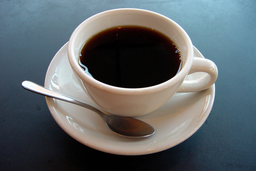
#> input picture lab_03/images/cup.png, 256 x 171 px, shrunk from 1200 x 800 before the run
$ python gauss_denoising_demo.py --input ../../lab_03/images/cup.png
#> lines starting #> are read from the running program, lines starting #| are printed output that depends on the picture; long printed decimals are rounded
### lab_02/src/processing/utils.py
import numpy as np
import cv2 as cv
import math
import matplotlib.pyplot as plt

def clamp_bgr_pixel(colors, value):
    b_result = max(min(colors[0] + value, 255), 0)
    g_result = max(min(colors[1] + value, 255), 0)
    r_result = max(min(colors[2] + value, 255), 0)
    return (b_result, g_result, r_result)

def clamp_coords(coords, min_value, max_value):
    return max(min(coords, max_value), min_value)

def MSE(img1, img2):
   h, w = img1.shape[:2]
   img2 = cv.resize(img2, (w, h))
   mse = np.mean((np.float32(cv.absdiff(img1, img2))) ** 2)
   return mse

def PSNR(img1, img2):
   epsilon = 1e-10
   mse = MSE(img1, img2)
   if mse < epsilon:
       return 0
   else:
        psnr = 10.0 * np.log10((255.0 * 255.0) / mse)
        return psnr

def intensity(bgr_color):
   return np.dot(bgr_color, [0.11, 0.59, 0.3])

def random_normal(mean, var, shape):
    gaussian = np.zeros(shape=shape, dtype='int16')
    gaussian = gaussian.reshape(-1)
    odd = False
    rng = np.random.RandomState()
    if len(gaussian) % 2 == 1:
        odd = True
    half = len(gaussian) // 2

    u1s, u2s = rng.uniform(size=half + 1), rng.uniform(size=half + 1)
    ss = -np.log(u1s)
    thetas = 2 * math.pi * u2s
    rs = np.sqrt(2 * ss) * var
    xs, ys = rs*np.cos(thetas) + mean, rs*np.sin(thetas) + mean

    for i in range(0, half):
        gaussian[2 * i] = xs[i]
        gaussian[2 * i + 1] = ys[i]
    if odd:
        gaussian[-1] = xs[-1]
    gaussian = gaussian.reshape(shape)
    return gaussian

def view_histogram(image, title):
    b_hist = np.zeros(shape=(256,), dtype=int)
    g_hist = np.zeros(shape=(256,), dtype=int)
    r_hist = np.zeros(shape=(256,), dtype=int)
    h, w, _ = image.shape
    for y in range(h):
        for x in range(w):
            b_hist[image[y, x][0]] += 1
            g_hist[image[y, x][1]] += 1
            r_hist[image[y, x][2]] += 1
    fig, ax = plt.subplots()
    ax.plot(range(0, 256), r_hist, color='r')
    ax.plot(range(0, 256), g_hist, color='g')
    ax.plot(range(0, 256), b_hist, color='b')
    ax.set_title(title)
    plt.show()

### lab_02/src/processing/gauss_noise_generator.py
from processing.utils import *

def gaussian_noise(image, mean, var):
    height, width = image.shape[:2]
    gaussian = random_normal(mean, var, (height, width))
    noisy_image = np.zeros(shape=(height, width, 3), dtype='uint8')
    for y in range(height):
        for x in range(width):
            noisy_image[y, x,] = clamp_bgr_pixel(image[y, x], gaussian[y, x])
    return noisy_image

### lab_02/src/processing/gauss_denoising.py
import numpy as np
import cv2 as cv
from processing.utils import *

def calculate_gaussian_kernel(radius: int, sigma: float):
    size = int(2 * radius + 1)
    values_range = range(-radius, radius + 1)
    grid = np.array([[i * i + j * j for i in values_range] for j in values_range])
    np.transpose(grid)
    kernel = np.exp(-grid / (2.0 * sigma * sigma))
    kernel = kernel / np.sum(kernel)
    return kernel

def calculate_pixel_color(image, x: int, y: int, kernel, radius: int):
    new_color = np.array([0, 0, 0])
    h, w, c = image.shape
    values_range = range(-radius, radius + 1)
    for j in values_range:
        for i in values_range:
            curr_color = image[max(min(y + i, h - 1), 0)][max(min(x + j, w - 1), 0)]
            new_color = new_color + curr_color * kernel[j + radius][i + radius]
    return clamp_bgr_pixel(new_color, 0)

def gauss_denoising(image, radius: int, sigma: float):
    kernel = calculate_gaussian_kernel(radius, sigma)
    height, width = image.shape[:2]
    result_image = np.zeros(shape=(height, width, 3), dtype='uint8')
    for y in range(height):
        for x in range(width):
            result_image[y, x] = calculate_pixel_color(image, x, y, kernel, radius)
    return result_image

def GAUSS_DENOISING(image, radius: int):
    result_image = cv.GaussianBlur(image, (radius, radius), 0)
    return result_image

### lab_02/src/gauss_denoising_demo.py
import sys
import argparse
from time import perf_counter
from processing.gauss_denoising import *
from processing.gauss_noise_generator import *

def build_argparser():
    parser = argparse.ArgumentParser()
    parser.add_argument('-i', '--input', help = 'Path to image',
        required = True, type = str, nargs = '+', dest = 'input')
    parser.add_argument('-r', '--radius', help = 'Radius of gaussian kernel (default: 3)',
        required = False, type = int, default = 3, nargs = '?', dest = 'radius')
    parser.add_argument('-m', '--mean', help = 'Mean of gaussian distribution (default: 0)',
        required = False, type = float, default = 0.0, nargs = '?', dest = 'mean')
    parser.add_argument('-s', '--sigma', help = 'Standard deviation of gaussian distribution (default: 20)',
        required = False, type = float, default = 20.0, nargs = '?', dest = 'sigma')
    return parser

def apply_gauss_denoising(image, radius, mean, sigma):
    noisy_image = gaussian_noise(image, mean, sigma)
    start = perf_counter()
    denoised_image = gauss_denoising(noisy_image, radius, 0.3 * ((radius - 1) * 0.5 - 1) + 0.8)
    finish = perf_counter()
    processing_time_gauss = finish - start

    cv.imshow("Noisy Image", noisy_image)
    cv.waitKey(0)
    cv.destroyAllWindows()
    view_histogram(image, "Histogram (Noisy Image)")

    cv.imshow("Filtered Image", denoised_image)
    cv.waitKey(0)
    cv.destroyAllWindows()
    view_histogram(image, "Histogram (Filtered Image)")

    affinity = [MSE(image, denoised_image), PSNR(image, denoised_image)]
    return (processing_time_gauss, affinity)

def apply_GAUSS_DENOISING(image, radius, mean, sigma):
    noisy_image = gaussian_noise(image, mean, sigma)
    start = perf_counter()
    denoised_image = GAUSS_DENOISING(noisy_image, radius)
    finish = perf_counter()
    processing_time_gauss = finish - start

    cv.imshow("Noisy Image", noisy_image)
    cv.waitKey(0)
    cv.destroyAllWindows()
    view_histogram(image, "Histogram (Noisy Image)")

    cv.imshow("Filtered Image", denoised_image)
    cv.waitKey(0)
    cv.destroyAllWindows()
    view_histogram(image, "Histogram (Filtered Image)")

    affinity = [MSE(image, denoised_image), PSNR(image, denoised_image)]
    return (processing_time_gauss, affinity)

def main():
    args = build_argparser().parse_args()
    image = cv.imread(args.input[0])
#> image is the input picture: shape (171, 256, 3); mean B, G, R 105, 101.6, 94.2
    cv.imshow("Image", image)
    cv.waitKey(0)
    cv.destroyAllWindows()
    view_histogram(image, "Histogram (Image)")
#> in view_histogram, `plt.show()`:
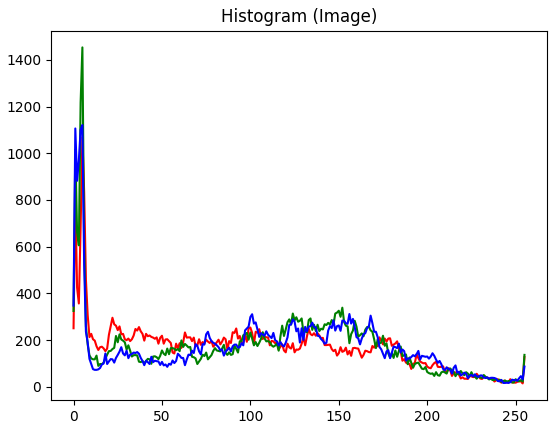
#> figure drawn by matplotlib, 1 panel; curve peaks at x = 5, y = 1068; curve peaks at x = 5, y = 1453; curve peaks at x = 5, y = 1121

    processing_time, affinity = apply_gauss_denoising(image, args.radius, args.mean, args.sigma)
#> the loop in gaussian_noise, `for y in range(height):` made 171 passes
#> after the loop in gaussian_noise, `for y in range(height):`:
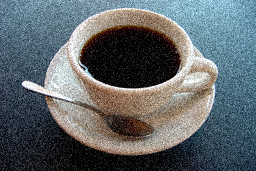
#> noisy_image: shape (171, 256, 3); mean B, G, R 105.9, 102.5, 95
#> after the loop in gauss_denoising, `for y in range(height):`:
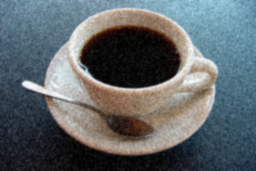
#> result_image: shape (171, 256, 3); mean B, G, R 105.4, 102, 94.5
    print("time: {}".format(processing_time))
#| time: 7.180
    print("MSE: {}".format(affinity[0]))
#| MSE: 87.555
    print("PSNR: {}".format(affinity[1]))
#| PSNR: 28.708

    processing_time, affinity = apply_GAUSS_DENOISING(image, args.radius, args.mean, args.sigma)
#> call 2 of gaussian_noise, with mean = 0, var = 20
#> after the loop in gaussian_noise (call 2), `for y in range(height):`:
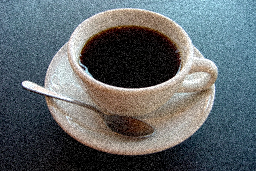
#> noisy_image: shape (171, 256, 3); mean B, G, R 105.9, 102.5, 95
#> in GAUSS_DENOISING, `result_image = cv.GaussianBlur(image, (radius, radius), 0)`:
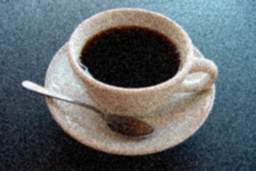
#> result_image: shape (171, 256, 3); mean B, G, R 105.9, 102.5, 95
    print("OpenCV:")
    print("time: {}".format(processing_time))
#| time: 0.004928
    print("MSE: {}".format(affinity[0]))
#| MSE: 88.594
    print("PSNR: {}".format(affinity[1]))
#| PSNR: 28.657

if __name__ == '__main__':
    sys.exit(main() or 0)
#> (the program exits here)
